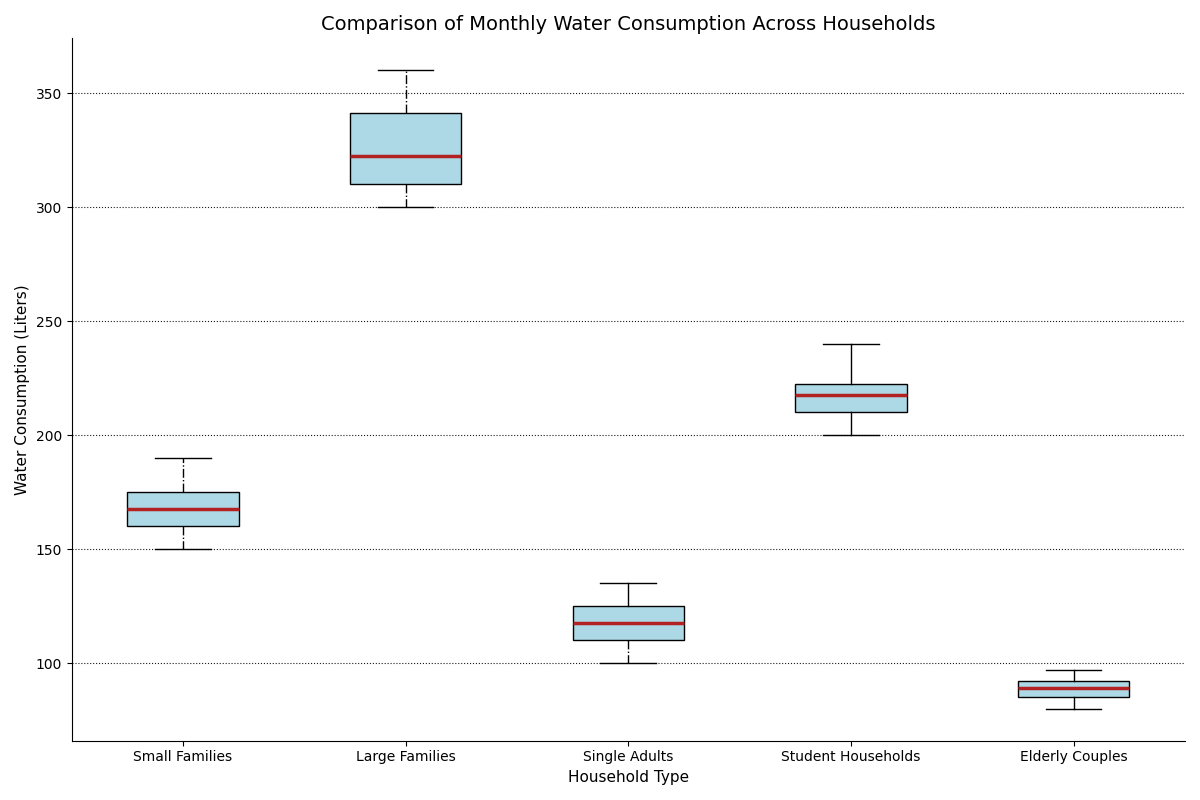

This chart was generated by the following Python code:
import matplotlib.pyplot as plt
import numpy as np

small_families = [150, 160, 170, 155, 165, 180, 175, 160, 170, 165, 175, 190]
large_families = [300, 310, 320, 305, 315, 350, 345, 310, 330, 325, 340, 360]
single_adults = [100, 110, 115, 105, 120, 125, 110, 120, 115, 125, 130, 135]
student_households = [200, 210, 220, 205, 215, 230, 220, 210, 220, 215, 230, 240]
elderly_couples = [80, 85, 90, 82, 88, 95, 92, 85, 90, 88, 92, 97]

water_usage_data = [small_families, large_families, single_adults, student_households, elderly_couples]
household_types = ['Small Families', 'Large Families', 'Single Adults', 'Student Households', 'Elderly Couples']

fig, ax = plt.subplots(figsize=(12, 8))

# Plot the data with a single consistent color
box = ax.boxplot(water_usage_data, vert=True, patch_artist=True, labels=household_types, notch=False)

# Apply a single color to all boxes
single_color = 'lightblue'
for patch in box['boxes']:
    patch.set_facecolor(single_color)

# Customize plot appearance
for whisker, cap, median, flier in zip(box['whiskers'], box['caps'], box['medians'], box['fliers']):
    whisker.set(color='black', linewidth=1, linestyle='-.')
    cap.set(color='black', linewidth=1)
    median.set(color='firebrick', linewidth=2.5)
    flier.set(marker='s', color='blue', alpha=0.8)

# Set titles and labels
ax.set_title('Comparison of Monthly Water Consumption Across Households', fontsize=14, fontweight='normal')
ax.set_ylabel('Water Consumption (Liters)', fontsize=11)
ax.set_xlabel('Household Type', fontsize=11)
ax.yaxis.grid(True, linestyle=':', color='black', alpha=0.9)

# Remove the top and right border lines
ax.spines['top'].set_visible(False)
ax.spines['right'].set_visible(False)

# Automatically adjust layout to prevent overlap
plt.tight_layout()

# Display the plot
plt.show()
